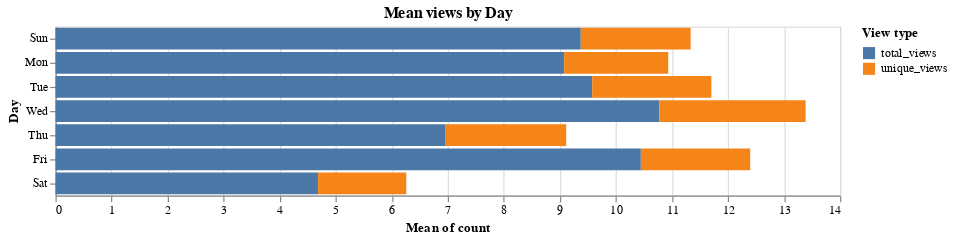

Source (notebook cell):
### Markdown cell above
### Mean views by day of week

### Code cell
df = lwm_stats.get_org_views_traffic(public_only=True, load=True)
df = df.resample("2D").mean()
data = pd.melt(frame=df.reset_index(), id_vars=['index'],value_name='count')
alt.Chart(data).mark_bar().encode(
    x="mean(count)",
    y=alt.Y("day(index):O", title="Day"),
    color=alt.Color("variable_1", title="View type"),
).properties(width=WIDTH, title="Mean views by Day")

### Figure 1 — Vega-Lite specification as saved in the notebook (floating-point values rounded to 4 significant figures; data arrays with more than 128 entries replaced by an {"elided": "..."} marker saying what was removed)
{"config": {"view": {"continuousWidth": 400, "continuousHeight": 300}}, "data": {"name": "data-3021221a195d97f15ed659c93d47a817"}, "mark": "bar", "encoding": {"color": {"type": "nominal", "field": "variable_1", "title": "View type"}, "x": {"type": "quantitative", "aggregate": "mean", "field": "count"}, "y": {"type": "ordinal", "field": "index", "timeUnit": "day", "title": "Day"}}, "title": "Mean views by Day", "width": 650, "$schema": "https://vega.github.io/schema/vega-lite/v4.8.1.json", "datasets": {"data-3021221a195d97f15ed659c93d47a817": {"elided": "3838 records"}}}
